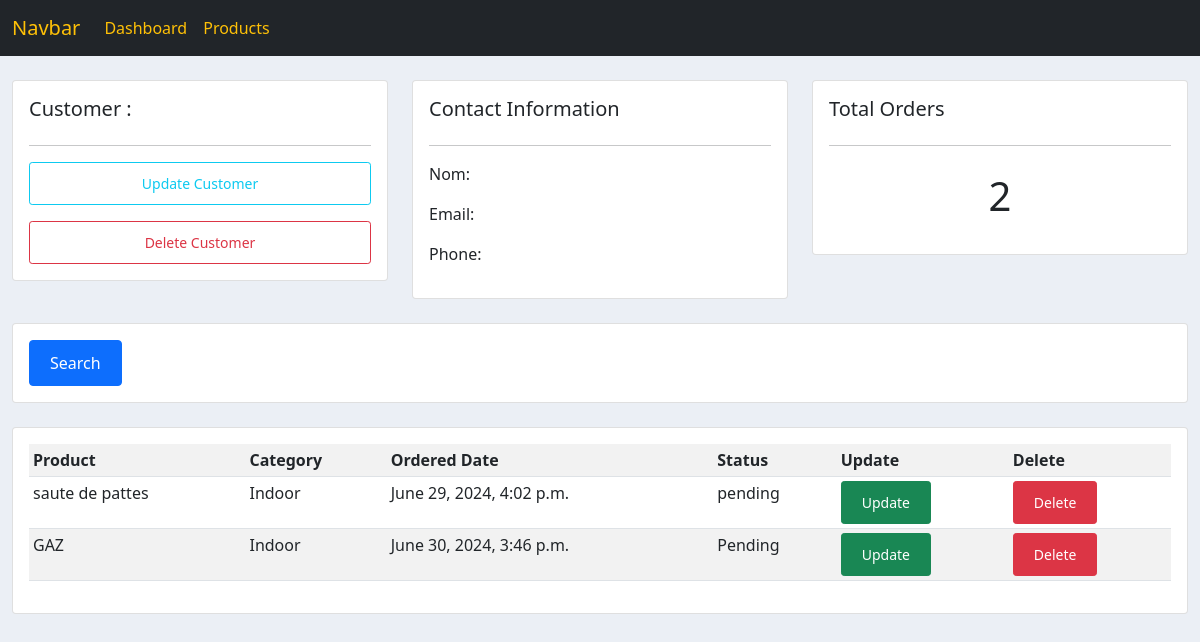
/customer/3/, run on the app's committed database.
### Inv/models.py (models this page shows, shortened)
class Order(models.Model):
    STATUS = (
        ('Pending', 'Pending'),
        ('Out for delivery', 'Out of Delivery'),
        ('Delivered', 'Delivered'),
    )
    customer = models.ForeignKey(Customer, null=True, on_delete=models.SET_NULL)
    product = models.ForeignKey(Product, null=True, on_delete=models.SET_NULL)
    date_created = models.DateTimeField(auto_now_add=True, null=True)
    status = models.CharField(max_length=50, null=True, choices=STATUS)

class Product(models.Model):
    CATEGORY = (
        ('Indoor', 'Indoor'),
        ('Out Door', 'Out Door'),
    )
    name = models.CharField(max_length=50, null=True)
    prices = models.FloatField()
    category = models.CharField(max_length=50, null=True, choices=CATEGORY)
    description = models.CharField(max_length=200, null=True, blank=True)
    date_created = models.DateTimeField(auto_now_add=True, null=True)
    tags = models.ManyToManyField(Tags)
    def __str__(self):
        return self.name

### Inv/views.py (the view)
# urls.py: path('customer/<str:pk_test>/', views.customer, name='Customer'),
def customer(request, pk_test):
    customer = Customer.objects.get(id=pk_test)
    order = customer.order_set.all()
    order_count = order.count()
    context = {
        'pk_test': pk_test,
        'order': order,
        'order_count': order_count,
    }
    return render(request, 'Inv/customer.html', context)

### template/Inv/customer.html
<!DOCTYPE html>
<html lang="en">
{% extends 'Inv/base.html' %}
{% block content %}
<br>
<div class="row">
    <div class="col-md">
        <div class="card card-body">
            <h5 class="text-dark">Customer :</h5>
            <hr>
            <a class="btn btn-outline-info btn-sm btn-block" href="">Update Customer</a>
            <a class="btn btn-outline-danger btn-sm btn-block mt-3" href="">Delete Customer</a>
        </div>
    </div>
    <div class="col-md">
        <div class="card card-body">
            <h5 class="text-dark">Contact Information</h5>
            <hr>
            <p class="text-dark">Nom:{{customer.name}}</p>
            <p class="text-dark">Email:{{customer.email}}</p>
            <p class="text-dark">Phone:{{customer.phone}} </p>
        </div>
    </div>
    <div class="col-md">
        <div class="card card-body">
            <h5 class="text-dark">Total Orders</h5>
            <hr>
            <h1 style="text-align: center; padding: 10px">{{order_count}}</h1>
        </div>
    </div>
</div>
<br>
<div class="row">
    <div class="col">
        <div class="card card-body">
            <form method="get">
                <button class="btn btn-primary" type="submit"> Search</button>
            </form>
        </div>
    </div>
</div>
<br>
<div class="row">
    <div class="col-md">
        <div class="card card-body">
            <table class="table table-sm table-striped">
                <tr>
                    <th>Product</th>
                    <th>Category</th>
                    <th>Ordered Date</th>
                    <th>Status</th>
                    <th>Update</th>
                    <th>Delete</th>
                </tr>
                {% for order in order %}
                <tr>
                    <td>{{order.product}}</td>
                    <td>{{order.product.category}}</td>
                    <td>{{order.date_created}}</td>
                    <td>{{order.status}}</td>
                    <td><a class="btn btn-sm btn-success" href="">Update</a></td>
                    <td><a class="btn btn-sm btn-danger" href="">Delete</a></td>
                </tr>
                {% endfor %}
            </table>
        </div>
    </div>
</div>
{% endblock content %}

### static/css/main.css (style rules this page uses)
body { background-color: #ebeff5; }
.btn { padding: 10px 20px; cursor: pointer; text-align: center; }

### data on the page
Order: product "saute de pattes", product.category "Indoor", date_created "June 29, 2024, 4:02 p.m.", status "pending"
Order: product "GAZ", product.category "Indoor", date_created "June 30, 2024, 3:46 p.m.", status "Pending"

### other printed values
{{ order_count }} "2"
